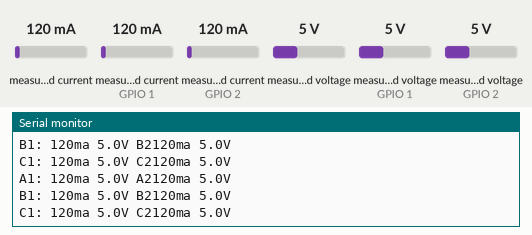
This sketch was run on a simulated ESP32. Shown: the last lines printed to the serial monitor. The inputs (shaded band) are chosen by the test bench; at power-on: measured current 120 mA, measured current (sensors on GPIO 1, GPIO 2) 120 mA, measured voltage (sensors on GPIO 2, GPIO 1) 5 V, measured voltage 5 V. WiFi joins after 1.5 s; servers stay silent unless stated.

Above: at 3.0 s.
3.1 s: measured current (sensor 0) set to 40 mA
At 4.6 s:
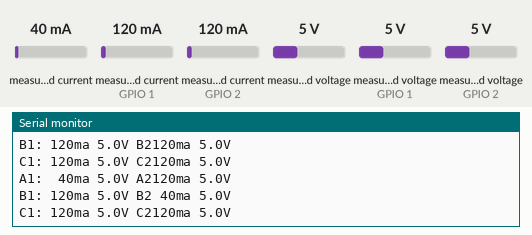
5.3 s: measured current (sensor on GPIO 1) set to 40 mA
At 6.3 s:
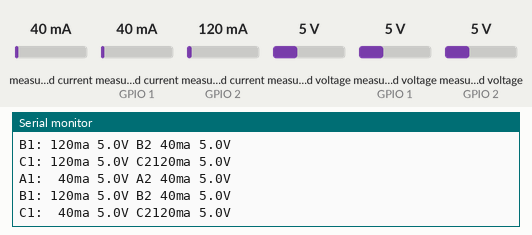
7.3 s: measured current (sensor on GPIO 2) set to 40 mA
At 8.6 s:
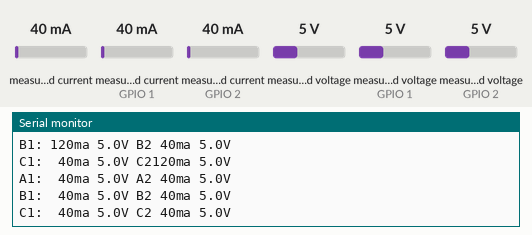
9.3 s: measured current (sensor 0) set to 500 mA
At 10.6 s:
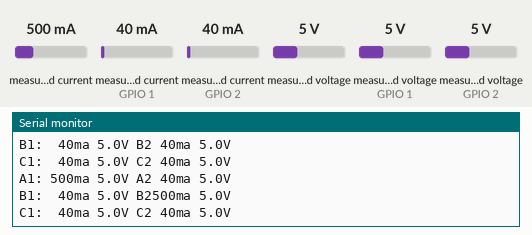
11.3 s: measured current (sensor on GPIO 1) set to 500 mA
At 12.6 s:
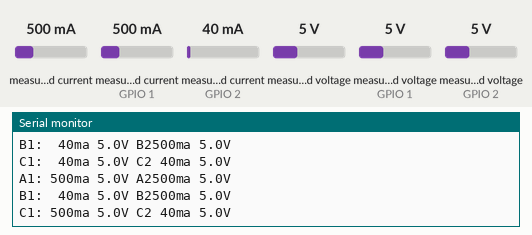
14.3 s: measured voltage (sensor on GPIO 2) set to 0.3 V
At 15.3 s:
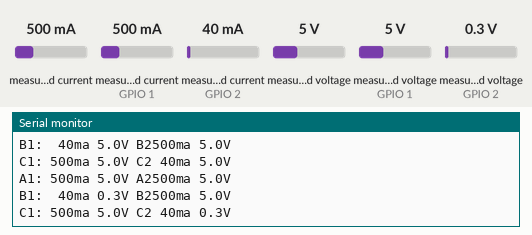

The sketch:

ESPV_INA_Blynk.ino
```cpp
#define BLYNK_TEMPLATE_ID "TMPLsgwf8Dhk"
#define BLYNK_DEVICE_NAME "NIOT DRAFT"
#define BLYNK_AUTH_TOKEN "HfjOm1Ku95G8TjHITGlnsLMwEtVreCru"
#define BLYNK_PRINT Serial

#include <Wire.h>
#include <INA3221.h>

#include <WiFi.h>
#include <BlynkSimpleEsp32.h>

const char* ssid = "matgyver";
const char* pass = "abcd1234";

#define SERIAL_SPEED     115200  // serial baud rate
#define PRINT_DEC_POINTS 3       // decimal points to print

// Set I2C address to 0x41 (A0 pin -> VCC)
INA3221 ina_0(INA3221_ADDR40_GND);
INA3221 ina_1(INA3221_ADDR41_VCC);

void current_measure_init() {
    ina_0.begin(&Wire);
    ina_0.reset();
    ina_0.setShuntRes(10, 10, 10);
    ina_1.begin(&Wire);
    ina_1.reset();
    ina_1.setShuntRes(10, 10, 10);
}

//#############################################################################
void setup() {

  WiFiConnect();
  printWiFiStatus();

  Serial.begin(SERIAL_SPEED);
  current_measure_init();

  while (!Serial) {
      delay(1);
  }
  // Set shunt resistors to 10 mOhm for all channels

  Blynk.begin(BLYNK_AUTH_TOKEN, ssid, pass);
}

//#############################################################################
void loop() {
  Blynk.run();

  Serial.printf(
      "A1: %3.0fma %1.1fV A2%3.0fma %1.1fV\r\n",
      ina_0.getCurrent(INA3221_CH1) * 1000, ina_0.getVoltage(INA3221_CH1),
      ina_0.getCurrent(INA3221_CH2) * 1000, ina_0.getVoltage(INA3221_CH2));
  Serial.printf(
      "B1: %3.0fma %1.1fV B2%3.0fma %1.1fV\r\n",
      ina_0.getCurrent(INA3221_CH3) * 1000, ina_0.getVoltage(INA3221_CH3),
      ina_1.getCurrent(INA3221_CH1) * 1000, ina_1.getVoltage(INA3221_CH1));
  Serial.printf(
      "C1: %3.0fma %1.1fV C2%3.0fma %1.1fV\r\n\n",
      ina_1.getCurrent(INA3221_CH2) * 1000, ina_1.getVoltage(INA3221_CH2),
      ina_1.getCurrent(INA3221_CH3) * 1000, ina_1.getVoltage(INA3221_CH3));

  delay(1000);
}

//~~~~~~~~~~~~~~~~~~~~~~~~~~~~~~~~~~~~~~~~~~~~~~~~~~~~~~~~~~~~~~~~~~~~~~~~~~~~~

void WiFiConnect()
{
  // Connect to Wi-Fi
  Serial.print("Connecting to ");
  Serial.println(ssid);
  WiFi.begin(ssid, pass);
  while (WiFi.status() != WL_CONNECTED) {
    delay(500);
    Serial.print(".");
  }
  Serial.println("");
  Serial.println("WiFi connected.");
}

void printWiFiStatus() {

  // Print the network SSID
  Serial.print("SSID: ");
  Serial.println(WiFi.SSID());

  // Print the IP address
  IPAddress ip = WiFi.localIP();
  Serial.print("IP Address: ");
  Serial.println(ip);

  // Print the received signal strength
  long rssi = WiFi.RSSI();
  Serial.print("signal strength (RSSI):");
  Serial.print(rssi);
  Serial.println(" dBm");
}
```

Measured:
- after the input at 3.1 s, the serial monitor: prints a new line after 0.71 s (image 1)
- after the input at 5.3 s, the serial monitor: prints a new line after 0.52 s (image 2)
- after the input at 7.3 s, the serial monitor: prints a new line after 0.52 s (image 3)
- after the input at 9.3 s, the serial monitor: prints a new line after 0.53 s (image 4)
- after the input at 11.3 s, the serial monitor: prints a new line after 0.53 s (image 5)
- after the input at 14.3 s, the serial monitor: prints a new line after 0.54 s (image 6)
